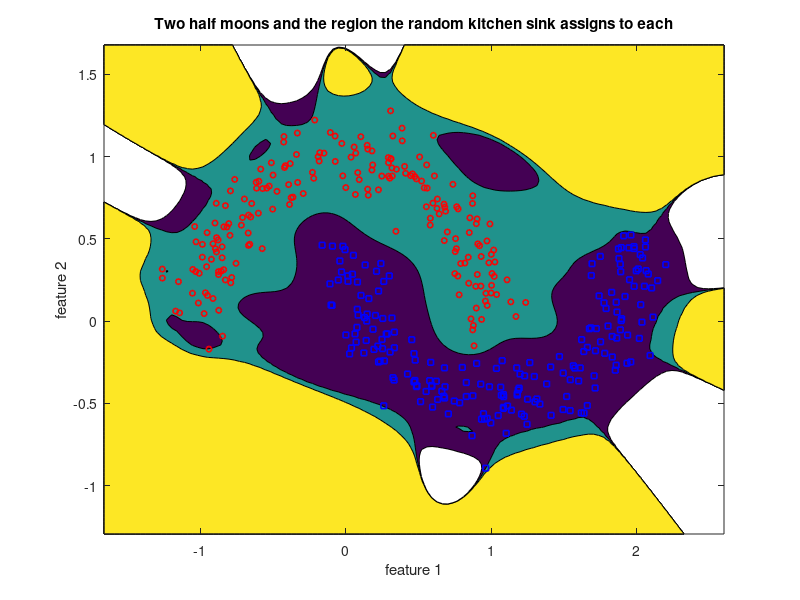

MATLAB code for this plot:
% Cell 7: the random kitchen sink on two interleaved half moons
%
% Two classes that no straight line can separate. Random features first,
% pseudoinverse second, and the boundary bends on its own.

clear; close all;
randn('seed', 5); rand('seed', 5);

% Build the two half moons.
n = 200;
t1 = pi * rand(n,1);
moon1 = [cos(t1), sin(t1)] + 0.12*randn(n,2);
t2 = pi * rand(n,1);
moon2 = [1 - cos(t2), 0.5 - sin(t2)] + 0.12*randn(n,2);

X = [moon1; moon2];
labels = [ones(n,1); -ones(n,1)];

% A straight line on the raw coordinates, for comparison.
A_plain = [ones(size(X,1),1), X];
w_plain = pinv(A_plain) * labels;
acc_plain = 100 * mean(sign(A_plain * w_plain) == labels);

% Now the kitchen sink: project onto random directions, pass through a cosine.
D = 300;
W = randn(2, D) * 2.5;
b = rand(1, D) * 2 * pi;
Z = cos(X * W + repmat(b, size(X,1), 1));
w = pinv(Z) * labels;
acc_rks = 100 * mean(sign(Z * w) == labels);

fprintf('straight line on the raw features : %.1f%% correct\n', acc_plain);
fprintf('%d random features, then pinv     : %.1f%% correct\n\n', D, acc_rks);
disp('The random layer was never trained. Only the output weights were solved.');

% Colour the whole plane by what the model would say there.
gx = linspace(min(X(:,1))-0.4, max(X(:,1))+0.4, 120);
gy = linspace(min(X(:,2))-0.4, max(X(:,2))+0.4, 120);
[GX, GY] = meshgrid(gx, gy);
G = [GX(:), GY(:)];
ZG = cos(G * W + repmat(b, size(G,1), 1));
decision = reshape(ZG * w, size(GX));

figure;
contourf(GX, GY, decision, [-100 0 100]); hold on;
plot(moon1(:,1), moon1(:,2), 'ro', 'markersize', 4, 'linewidth', 1.2);
plot(moon2(:,1), moon2(:,2), 'bs', 'markersize', 4, 'linewidth', 1.2);
xlabel('feature 1'); ylabel('feature 2');
title('Two half moons and the region the random kitchen sink assigns to each');
hold off;
